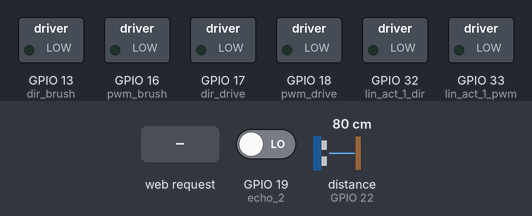
A sketch run on a simulated ESP32. Shown: switched loads named in the sketch (green lamp = pin HIGH). Inputs (shaded band) come from the test bench; at power-on: GPIO 19 (echo_2) LOW, distance to the obstacle (sensor on GPIO 22) 80 cm. The echo pulse lasts 58.3 µs per cm; WiFi joins after 1.5 s; servers stay silent unless stated; pins used as bus, display or sensor lines are not drawn; what the sketch prints to the serial monitor is not drawn.

Above: at 2.7 s.
2.8 s: HTTP request GET /f received
At 4.1 s:
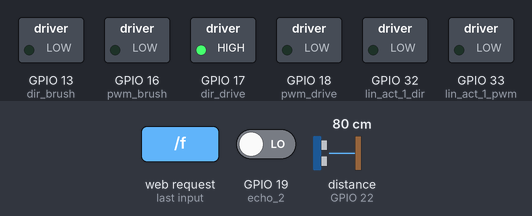
5.0 s: HTTP request GET /c received
At 6.7 s:
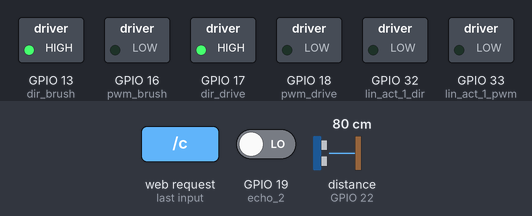
7.0 s: HTTP request GET /r received
At 8.4 s:
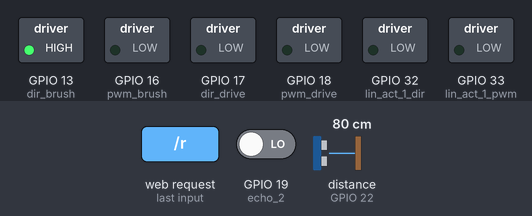
9.0 s: HTTP request GET /l received
Timing chart, 0 to 12.0 s (numbered marks = the images above; inputs shaded):
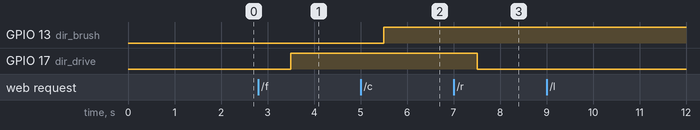

Measured:
- after the input at 2.8 s, GPIO 17 (dir_drive): LOW → HIGH after 0.70 s
- after the input at 5.0 s, GPIO 13 (dir_brush): LOW → HIGH after 0.50 s
- after the input at 7.0 s, GPIO 17 (dir_drive): HIGH → LOW after 0.51 s

The sketch:

3rd_iter_gravitas.ino
```cpp
#include <WiFi.h>
#include <WiFiClient.h>
#include <WiFiServer.h>

const char* ssid = "Micromax-HS2";
const char* password = "Micromax";

WiFiClient client;
WiFiServer server(80);
String data = "";

// Pins
// Motor driver 1 (right side)
#define pwm_drive 18
#define dir_drive 17
#define pwm_brush 16
#define dir_brush 13
// Motor driver 2 (left side)
#define lin_act_1_pwm 33  // both linear actuators working based on same signal
#define lin_act_1_dir 32
#define voltage_pin 14  // Can be used 21, 22 : Unused 12, 14, 5, 0, 2, 15
#define trig_1 21
#define echo_1 22
#define trig_2 23
#define echo_2 19
// #define lin_act_2_pwm 19
// #define lin_act_2_dir 23

// Variables
int rpm = 0;
int pos = 0;                   // linear acturator current position in (mm)
int new_pos = 0;               // Desired new position - set from APP (options: reference (20 mm), lift (30 mm),
                               // clean (15 mm), deep clean (10 mm))
int dist = 0;                  // dist = difference between pos and new_pos
int linear_actr_pwm = 255;     // pwm value (0-255)
float reference_volt = 11.0;   // reference voltage for which pwm 255 is calibrated to
float volt = 0.0;              // voltage reading from voltage sensor
float volt_scale_factor = 1.0; // voltage scale factor = V_multimeter/V_sensor
float duration_1 = 0.0;        // time of flight - ultrasonic sensor 1
float duration_2 = 0.0;        // time of flight - ultrasonic sensor 2
int measurement_1 = 0;         // distance reading from ultrasonic sensor 1
int measurement_2 = 0;         // distance reading from ultrasonic sensor 2

void setup() {
  // put your setup code here, to run once:
  // Set Pinmodes
  pinMode(dir_drive, OUTPUT);
  pinMode(pwm_drive, OUTPUT);
  pinMode(dir_brush, OUTPUT);
  pinMode(pwm_brush, OUTPUT);
  pinMode(lin_act_1_pwm, OUTPUT);
  pinMode(lin_act_1_dir, OUTPUT);
  pinMode(voltage_pin, INPUT);
  pinMode(trig_1, OUTPUT);
  pinMode(echo_1, INPUT);
  pinMode(trig_2, OUTPUT);
  pinMode(echo_2, INPUT);
  // pinMode(lin_act_2_pwm, OUTPUT);
  // pinMode(lin_act_2_dir, OUTPUT);

  // Start Serial communication and WiFi connection
  Serial.begin(115200);
  Serial.println("Connecting to WIFI");
  WiFi.begin(ssid, password);
  while ((!(WiFi.status() == WL_CONNECTED))) {
    delay(500);
    Serial.print("...");
  }
  Serial.println("WiFi connected");
  Serial.println("ESP32 Local IP is : ");
  Serial.print((WiFi.localIP()));  // IP address of nodemcu (server) - should be enterer in the app (IP Textbox)
  server.begin();
}

void loop() {
  // put your main code here, to run repeatedly:
  // int volt = analogRead(v_sensor);
  // float volt = map(analogRead(voltage_pin), 0, 4096, 0, 25);
  // volt = map(analogRead(voltage_pin), 0, 4095, 0, 25);
  // volt = volt * volt_scale_factor;
  volt = 13.3;
  linear_actr_pwm = calc_pwm(volt);

  measurement_1 = ultrasonic_1();
  measurement_2 = ultrasonic_2();

  // Serial.println(volt);

  client = server.available();
  if (!client) {
    return;
  }

  data = checkClient();
  String dataVal = data.substring(1, data.length());
  String rt = data.substring(0, 1);
  Serial.println(data);

  if (rt == "f") {
    Serial.println("Forward");
    rpm = dataVal.toInt();
    forward(rpm);
  }

  if (rt == "r") {
    Serial.println("Reverse");
    rpm = dataVal.toInt();
    reverse(rpm);
  }
  if (rt == "b") {
    Serial.println("Stop");
    brake();
  }

  if (rt == "c") {
    Serial.println("Brush Forward");
    rpm = dataVal.toInt();
    run_brush(rpm);
  }

  if (rt == "e") {
    Serial.println("Brush Reverse");
    rpm = dataVal.toInt();
    run_brush_rev(rpm);
  }

  if ((rt == "s" || measurement_1 > 30 || measurement_2 > 30)) {
    Serial.println("Stop Brush");
    stop_brush();
  }

  if (rt == "l") {
    Serial.println("Actuator moved to reference 2 cm stroke");
    new_pos = dataVal.toInt();  // 20
    if (pos > new_pos) {
      dist = pos - new_pos;
      move_actr_down(dist);
    } else {
      dist = new_pos - pos;
      move_actr_up(dist);
    }
  }

  if (rt == "m") {
    Serial.println("Actuator moved to 3 cm stroke: No Cleaning");
    new_pos = dataVal.toInt();  // 20
    if (pos > new_pos) {        // m30
      dist = pos - new_pos;
      move_actr_down(dist);
    } else {
      dist = new_pos - pos;
      move_actr_up(dist);
    }
  }

  if (rt == "n") {
    Serial.println("Actuator moved to 1.5 cm stroke: Mild Cleaning");
    new_pos = dataVal.toInt();  // 20
    if (pos > new_pos) {
      dist = pos - new_pos;
      move_actr_down(dist);
    } else {
      dist = new_pos - pos;
      move_actr_up(dist);
    }
  }

  if (rt == "o") {
    Serial.println("Actuator moved to 1 cm stroke: Deep Cleaning");
    new_pos = dataVal.toInt();  // 20
    if (pos > new_pos) {
      dist = pos - new_pos;
      move_actr_down(dist);
    } else {
      dist = new_pos - pos;
      move_actr_up(dist);
    }
  }

  if (rt == "p") {
    Serial.println("Linear Stop");
    lin_stop();
  }
  client.stop();
}

void forward(int rpm) {
  analogWrite(pwm_drive, rpm);
  digitalWrite(dir_drive, HIGH);

}

void reverse(int rpm) {
  analogWrite(pwm_drive, rpm);
  digitalWrite(dir_drive, LOW);
}

void brake() {
  analogWrite(pwm_drive, 0);
}

void run_brush(int rpm) {
  analogWrite(pwm_brush, rpm);
  digitalWrite(dir_brush, HIGH);
}

void run_brush_rev(int rpm) {
  analogWrite(pwm_brush, rpm);
  digitalWrite(dir_brush, LOW);
}

void stop_brush() {
  analogWrite(pwm_brush, 0);
}

void move_actr_up(int dist) {
  Serial.print("moving up ");
  pos = pos + dist;
  lin_inc(calc_time(dist));
}

void move_actr_down(int dist) {
  Serial.print("moving down ");
  pos = pos - dist;
  lin_dec(calc_time(dist));
}

void lin_inc(int dly) {
  analogWrite(lin_act_1_pwm, linear_actr_pwm);
  digitalWrite(lin_act_1_dir, LOW);
  delay(dly);
  lin_stop();
}

void lin_dec(int dly) {
  analogWrite(lin_act_1_pwm, linear_actr_pwm);
  digitalWrite(lin_act_1_dir, HIGH);
  delay(dly);
  lin_stop();
}

void lin_stop() {
  analogWrite(lin_act_1_pwm, 0);
}

int calc_time(int dist) {
  return (int)(1000 * dist / 6.893);
}

int calc_pwm(float volt) {
  // Calibration reference voltage = 13.34V, measured speed = 8.359 mm/s
  // implementation reference voltage = 11V, calculated proportional speed = 6.893 mm/s - corresponds to 255 PWM
  linear_actr_pwm = (11 / volt) * (255);
  return linear_actr_pwm;
}

int ultrasonic_1() {
    digitalWrite(trig_1, LOW);
    delayMicroseconds(2);
    digitalWrite(trig_1, HIGH);
    delayMicroseconds(10);
    duration_1 = pulseIn(echo_1, HIGH);
    measurement_1 = (duration_1 / 2) * (0.034);
    Serial.print("Ultrasonic 1: ");
    Serial.print(measurement_1);
    Serial.println(" cm");
    return measurement_1;
}

int ultrasonic_2(){
    digitalWrite(trig_2, LOW);
    delayMicroseconds(2);
    digitalWrite(trig_2, HIGH);
    delayMicroseconds(10);
    duration_2 = pulseIn(echo_2, HIGH);
    measurement_2 = (duration_2 / 2) * (0.034);
    Serial.print("Ultrasonic 2: ");
    Serial.print(measurement_2);
    Serial.println(" cm");
    return measurement_2;
}

String checkClient(void) {
  while (!client.available()) {
    delay(1);
    Serial.println(".");
  }
  Serial.println("Client Found");
  String request = client.readStringUntil('\r');  // http://{ nodemcu_local_IP }/{ route }{ value } | Eg:-  http://192.168.4.1/l30
  request.remove(0, 5);                           //    192.168.4.1/l30
  request.remove(request.length() - 9, 9);        // l30 = route value
  return request;
}
```
